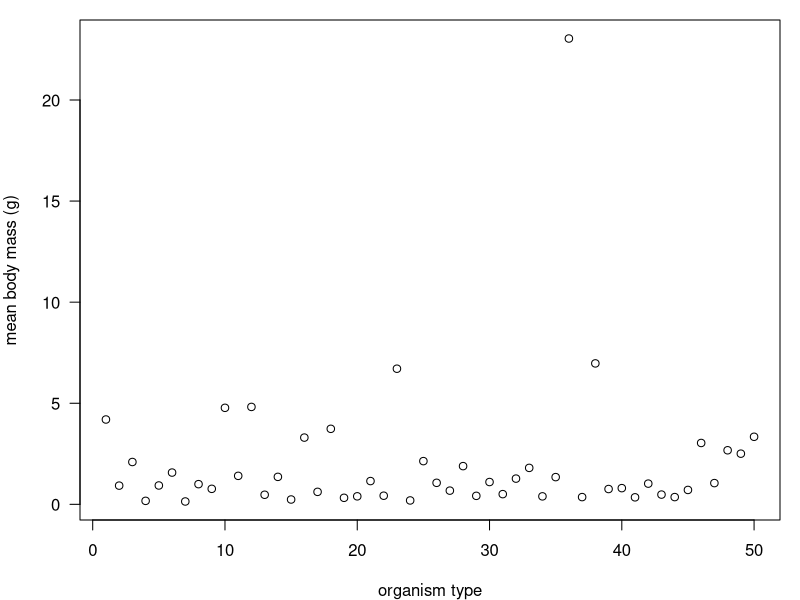
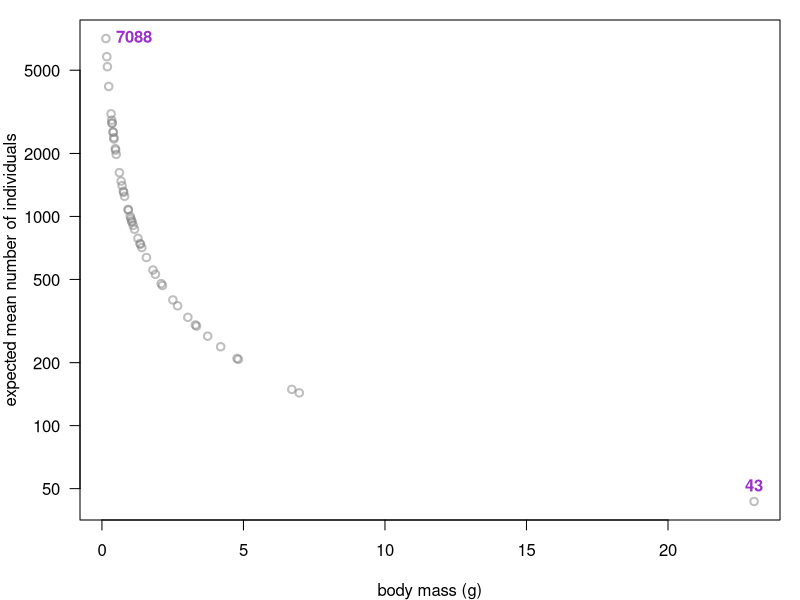
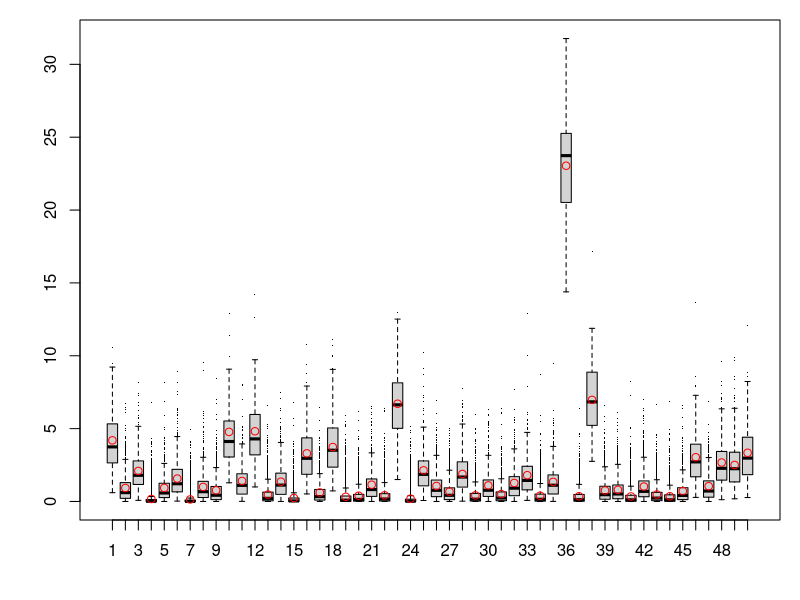

The R script that drew these images, in order: (Note: this script raises an error after producing the figures.)
library(data.table)

functions.f <- list.files("functions", full.names = TRUE)
sapply(functions.f, source, echo = FALSE)

# 1. We have a pool of different types of organisms. We'll classify them into 
# groups based on the identity at a given region of the mitochondrial genome. 
# Thus, each 'variant' of that sequence corresponds to a type (aka OTU).
N_seq_var <- 50
seq_var <- 1:N_seq_var
dim_pool <- c(50, 25, 3)

# Each type of organism occurs in different abundances. 
# We could just simulate some random numbers of abundances, 
# or be more realistic and incorporate information about the mean body size of 
# each type (e.g. smaller organisms are more abundant). 
# To do that, we need to pick some mean body sizes for each of our 
# organism types. 
set.seed(2017)
# choose between "realistic", "uniform", or give a single number for all. 
BODYSIZE_DIST <- "realistic"
if(BODYSIZE_DIST == "realistic"){
  bodysize_mean <- rlnorm(N_seq_var)
} else if(BODYSIZE_DIST == "uniform"){
  bodysize_mean <- runif(n = N_seq_var, min = 0, max = 20)
} else if(is.numeric(BODYSIZE_DIST)){
  bodysize_mean <- rep(BODYSIZE_DIST, N_seq_var)
}
par(mar = c(4,4,1,1))
plot(bodysize_mean, xlab = 'organism type', ylab = 'mean body mass (g)', las = 1)
# OK. Lots of small things, a few big ones.
# Now, let's simulate counts of those things based on their body size. 
# First we'll establish a relationship between body mass and expected counts. 
COEFF <- 1000
counts_mean <- COEFF/bodysize_mean
plot(bodysize_mean, counts_mean, 
     col = grey(0.5, alpha = 0.5), lwd = 2, 
     log = 'y', 
     xlab = 'body mass (g)', ylab = 'expected mean number of individuals', 
     las = 1)
pts.df <- data.frame(x = range(bodysize_mean), y = rev(range(counts_mean)))
text(pts.df, labels = round(pts.df$y), col = 'darkorchid', pos = c(4,3), font = 2)
pts.df

# The smallest 'species' has a mean body mass of 0.14 g and around 7000 individuals.
# The largest has a mean body mass of 23 g and around 43 individuals.
# From this information we can generate some simulated but realistic count data. 
ind_per_type <- rpois(n = length(counts_mean), lambda = counts_mean)

# And to bring it back around, we can simulate a mass for each individual
set.seed(1)
mass_ind <- rgamma(
  n = sum(ind_per_type), 
  shape = rep(bodysize_mean, times = ind_per_type), 
  rate = 1
  )
inds <- data.table(
  type = rep(seq_var, times = ind_per_type), 
  mass = mass_ind
)
boxplot(split(mass_ind, f = inds$type), cex = 0.5, pch = '.')
points(x = 1:N_seq_var, y = bodysize_mean, col = 'red')

# I'm going to call place_inds() multiple times so each type has a different 
# distribution in space. 
inds[,c('x', 'y', 'z') := data.table(place_inds(.N, dim_pool)), by = type]

ncols <- 3
mycols <- hsv(h = seq(from = 1/ncols, to = 1, length.out = ncols), s = 0.7, alpha = 0.7)
# mycols <- colorRampPalette(c("gold", "slateblue", 'green'))(ncols)
# mycols <- viridis(ncols, end = 1, option = 'magma')
with(inds[type == 2, ], 
     plot(x,z, col = mycols[cut(z, breaks = ncols)], lwd = 2, las = 1)
     )
legend('bottomright', legend = c('upper', 'middle', 'lower'), 
       pch = 1, pt.lwd = 2, col = rev(mycols), bty = 'n')
with(inds[type == 2, ], 
     plot(x,y, col = mycols[cut(z, breaks = ncols)], lwd = 2, las = 1)
)
legend('bottomright', legend = c('upper', 'middle', 'lower'), pch = 1, pt.lwd = 2, col = rev(mycols), bty = 'n')

# NOW we can sample from the environment.
# Let's start by deciding where to take a sample. 
corner_min <- c(0,0,0) # in the corner
pool_range <- cbind(corner_min, dim_pool)
sample_points <- as.matrix(expand.grid(pool_range[1,], pool_range[2,], pool_range[3,]))

# In the following lines I'll be doing things in an inefficient way, but in the 
# hopes it will illustrate each step individually.
# First, calculate the distance that each sample is from each individual.
for(i in 1:nrow(sample_points)){
  # add columns for the distance between each individual and each sample location
  inds[ , paste0('dist.', i)] <- dist_from_samp(sample_points[i,], as.matrix(inds[,.(x,y,z)]))
}

# Then, sample cells from the environment based on density calculated based on 
# mass and distance. 
for(i in 1:nrow(sample_points)){
  distvar <- paste0('dist.', i)
  cellvar <- paste0('cells.', i)
  # for each individual, calculate how many cells end up in each sample
  inds[ , (cellvar)] <- cells_by_dist(inds[[distvar]], inds[,mass])
}

# temp data frame; very long: N cells in each sample from each *individual*
temp <- melt.data.table(inds, id.vars = 'type', 
                measure.vars = paste0('cells.', 1:nrow(sample_points)), 
                variable.name = 'sample', value.name = 'count')
temp[,sample := gsub('cells.', replacement = '', x = sample, fixed = TRUE)]

# now collapse that into N cells from each *type*
samples.env <- temp[, sum(count), by = .(sample, type)]
rm(temp)
colnames(samples.env)[3] <- "cells"

pldat <- with(samples.env, split(cells, type))
boxplot(pldat, 
  xlab = 'number of cells in samples', ylab = 'taxon', 
  outpch = 21, outcol="slateblue", outbg="red", 
  horizontal = TRUE, las = 1)

# Compute number of templates per sample, 
# given number of cells and range of templates/cell
set.seed(1)
samples.env[, templates := copies_per_cell(cells)]

## TODO PICK UP HERE

N_samples <- 10
samples <- 1:N_samples

# the templates are present in a certain abundance in the extraction
template_abun <- matrix(NA, nrow = N_samples, ncol = N_seq_var)
for(i in 1:N_samples){
  template_abun[i,] <- rnbinom(n = N_seq_var, mu = 10, size = 0.6)
}

# each template has some primer efficiency / bias
primer_efficiencies <- rbeta(n = N_seq_var, 1, 1)

true_pcr_products <- expand.grid(seq_var, samples, NA)[,c(2,1,3)]
names(true_pcr_products) <- c('sample', 'seq.var', 'count')
for(i in 1:N_samples){
  current_max <- i * N_seq_var
  current_min <- current_max - N_seq_var + 1
  true_pcr_products[current_min:current_max,'count'] <- do_pcr(
    template_copies = template_abun[i,], template_effs = primer_efficiencies, 
    ncycles = 40, inflection = 10, slope = 0.2
  )
}

# when we pool our samples, the number of molecules will be influenced by:
# concentration measurement error:
DT <- data.table(true_pcr_products)
# samples contain different numbers of fragments:
molecules_per_sample_product <- DT[,sum(count), by = sample]$V1
# and our measurement of them is not accurate, both because of pipetting:
qubit_vol_exp <- rep(1, N_samples)
qubit_vol_act <- pipette(qubit_vol_exp)
pcr_vol   <- 50
lambderp <- molecules_per_sample_product * qubit_vol_act/pcr_vol
molecules_into_qubit <- rpois(N_samples, lambda = lambderp)
# and because of the measurement error of the qubit
qubit_mass <- rpois(N_samples, lambda = molecules_into_qubit)
min_vol_to_pool <- 10
vol_to_pool <- 10 * (min(qubit_mass)/qubit_mass)

# and again, when we pool them, there is error inherent to pipetting
mol_pipette_exp <- molecules_per_sample_product * (vol_to_pool/(pcr_vol))
mol_pipette_actual <- rpois(n = N_samples, lambda = mol_pipette_exp)

mols_to_seq <- expand.grid(seq_var, samples, NA)[,c(2,1,3)]
names(mols_to_seq) <- c('sample', 'seq.var', 'count')
for(i in 1:N_samples){
  current_max <- i * N_seq_var
  current_min <- current_max - N_seq_var + 1
  mols_to_seq[current_min:current_max,'count'] <- rmultinom(
    n = 1, size = mol_pipette_actual[i], 
    prob = true_pcr_products[true_pcr_products$sample == i, 'count'])
}

# The sequencer has some expected output ('depth')
seq_depth <- rpois(n = 1, lambda = 1e6)

# molecules (sample and variant) are sequenced according to their abundance
seq_prob <- mols_to_seq$count/sum(mols_to_seq$count)

# and the number of reads of each taxon from each sample might be:
seq_dat <- expand.grid(seq_var, samples, NA)[,c(2,1,3)]
names(seq_dat) <- c('sample', 'seq.var', 'count')
seq_dat[,'count'] <- rmultinom(n = 1, size = seq_depth, prob = seq_prob)
